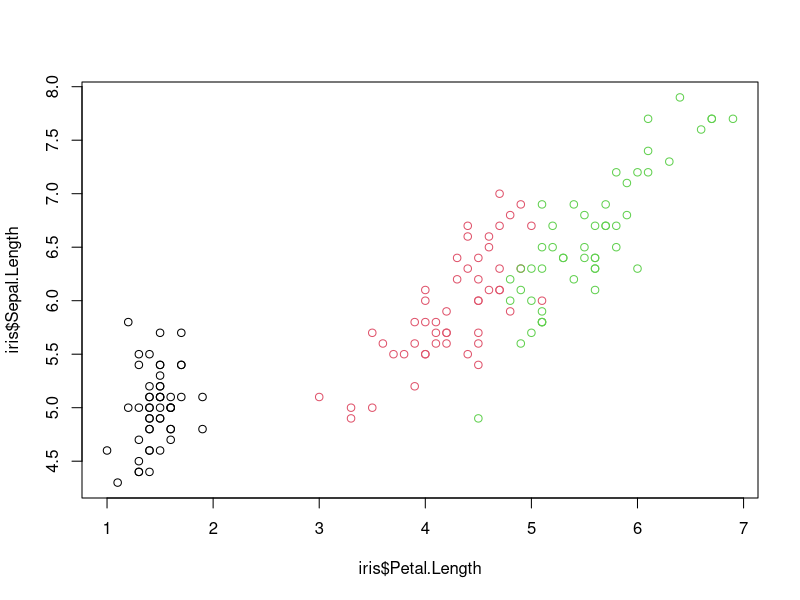
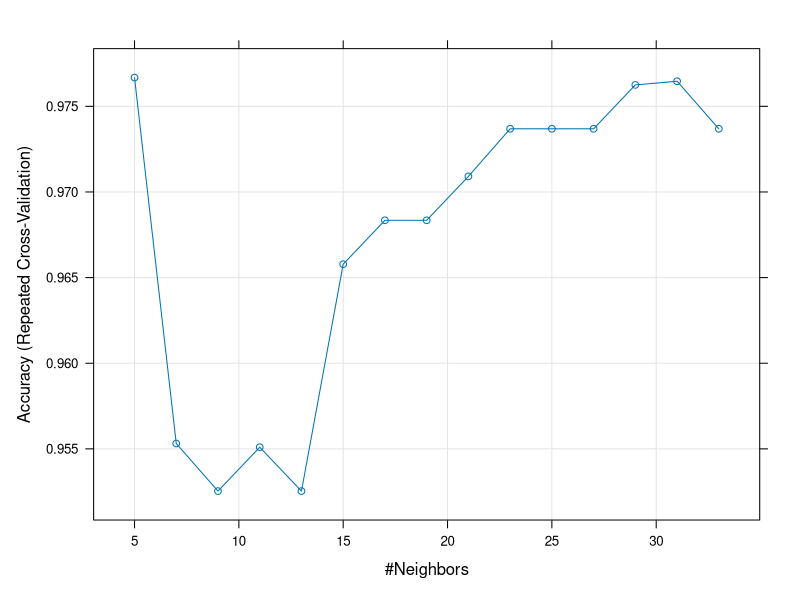

These figures' R source, in order:
## ---- chunk 1
data(iris)
## ---- chunk 2
iris[1:4,]
## ---- chunk 3
iris[100:103,-5]
## ---- chunk 4
data(iris)
iris[1:5,]
## ---- chunk 5
summary(iris)
## ---- chunk 6
plot(iris$Petal.Length, iris$Sepal.Length, col=iris$Species)
## ---- chunk 7
iris.new <- iris

normalize <- function(x){
  return ((x-min(x))/(max(x)-min(x)))
}

iris.new[,-5] <- as.data.frame(lapply(iris[,-5],normalize))

summary(iris.new)
## ---- chunk 8
ntrain <- round(0.8*nrow(iris.new), 0)

set.seed(123)
train_ind <- sample(1:nrow(iris), size = ntrain)

train <- iris.new[train_ind,-5]
train.target <- iris.new[train_ind,5]
test <- iris.new[-train_ind,-5]
test.target <- iris.new[-train_ind,5]
## ---- chunk 9
library(class)

model <- knn(train, test, cl=train.target, k=5)
## ---- chunk 10
model
## ---- chunk 11
table(model, test.target)
## ---- chunk 12
sales <- read.table("data/discrim.txt", header=T, 
                    sep=";", row.names=1, encoding='UTF-8')
# Что находится в наборе?
sales[1:5,] # вместо head(sales)
dim(sales)
## ---- chunk 13
# Чтобы результаты у меня и у вас совпадали
set.seed(1234)
# Формируем случайную подвыборку из 150*1/3 = 50 чисел
test.num <- sample(1:nrow(sales), 50, replace = FALSE)
# Тестовая выборка
test <- sales[test.num, 1:4]
# Обучающая выборка
train <- sales[-test.num, 1:4]
# Код класса для обучающей выборки
cl <- sales[-test.num, 5]
dim(test)
dim(train)
## ---- chunk 14
# Подключаем библиотеку class
library(class) # recommended
# Распознаем класс объектов из тестовой выборки
predicted.cl <- knn(train, test, cl, k = 3)
## ---- chunk 15
predicted.cl
sales[test.num, 5]
## ---- chunk 16
table(predicted.cl, sales[test.num, 5])
## ---- chunk 17
err <- rep(0,15)
for (i in 1:15)
{
  pred.knn <- knn(train, test, cl, k = i)
  err[i] <- sum(pred.knn != sales[test.num, 5])
}
err
## ---- chunk 18
table(knn(train, test, cl, k = 5), 
      sales[test.num, 5])
## ---- chunk 19
new.town <- data.frame(66,25,40,17)
knn(sales[,-5], new.town, sales[,5], k = 5)
## ---- chunk 20
suppressPackageStartupMessages(library(caret))
library(mlbench)

# Загрузим данные
data(BostonHousing)
bh <- BostonHousing

bh$chas <- as.numeric(as.character(bh$chas))
x <- as.matrix(bh[,1:13])
y <- as.matrix(bh[,14])
# Обучим модель
fit <- knnreg(x, y, k=3)
# Сделаем прогноз
predictions <- predict(fit, x)
# Оценим точность
(rmse <- sqrt(mean((bh$medv - predictions)^2)))
## ---- chunk 21
suppressPackageStartupMessages(library(caret))

wine <- read.table('data/wine.txt', header=T, sep="\t")

# Тип вина Wine_type нужно переделать в фактор
wine$Wine_type <- as.factor(wine$Wine_type)

dim(wine)
## ---- chunk 22
summary(wine)
## ---- chunk 23
set.seed(123)
# Разделим данные на обучающую (70%)
# и тестовую (30%) выборки
ind_train <- createDataPartition(wine$Wine_type, 
                                 p = 0.7, 
                                 list = FALSE)
train <- wine[ind_train,]
test <- wine[-ind_train,]
## ---- chunk 24
# в оригинальных данных
prop.table(table(wine$Wine_type))*100
# и в обучающей выборке
prop.table(table(train$Wine_type))*100
## ---- chunk 25
ctrl <- trainControl(method = "repeatedcv", 
                     number = 10, repeats = 3)
## ---- chunk 26
knn_fit <- train(Wine_type ~., data = train, 
                 method = 'knn',
                 trControl = ctrl,
                 preProcess = c('center', 'scale'),
                 tuneLength = 15)
## ---- chunk 27
knn_fit
## ---- chunk 28
plot(knn_fit)
## ---- chunk 29
(prediction <- predict(knn_fit, newdata = test[,-14]))

# Проще так:
# prediction <- predict(knn_fit, newdata = test)
